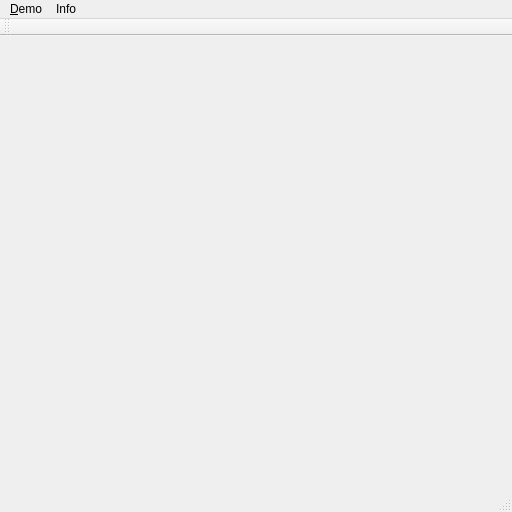
<?xml version="1.0" encoding="UTF-8"?>
<ui version="4.0">
 <class>MainWindow</class>
 <widget class="QMainWindow" name="MainWindow">
  <property name="geometry">
   <rect>
    <x>0</x>
    <y>0</y>
    <width>512</width>
    <height>512</height>
   </rect>
  </property>
  <property name="sizePolicy">
   <sizepolicy hsizetype="Expanding" vsizetype="Expanding">
    <horstretch>0</horstretch>
    <verstretch>0</verstretch>
   </sizepolicy>
  </property>
  <property name="windowTitle">
   <string>Hello OpenGL ...</string>
  </property>
  <widget class="QMenuBar" name="menuBar">
   <property name="geometry">
    <rect>
     <x>0</x>
     <y>0</y>
     <width>512</width>
     <height>22</height>
    </rect>
   </property>
   <widget class="QMenu" name="menuInfo">
    <property name="title">
     <string>Info</string>
    </property>
    <addaction name="action_Version_OpenGL"/>
   </widget>
   <widget class="QMenu" name="menu_Demo">
    <property name="title">
     <string>&amp;Demo</string>
    </property>
    <addaction name="actionHello_clear"/>
    <addaction name="actionHello_triangle"/>
    <addaction name="actionHello_camera"/>
    <addaction name="actionUV_spheres"/>
    <addaction name="actionICO_spheres"/>
    <addaction name="actionDiffuse_light"/>
    <addaction name="actionApprox_err"/>
    <addaction name="actionCalcul"/>
   </widget>
   <addaction name="menu_Demo"/>
   <addaction name="menuInfo"/>
  </widget>
  <widget class="QToolBar" name="mainToolBar">
   <attribute name="toolBarArea">
    <enum>TopToolBarArea</enum>
   </attribute>
   <attribute name="toolBarBreak">
    <bool>false</bool>
   </attribute>
  </widget>
  <widget class="QStatusBar" name="statusBar"/>
  <action name="action_Version_OpenGL">
   <property name="text">
    <string>&amp;Version OpenGL</string>
   </property>
  </action>
  <action name="actionHello_triangle">
   <property name="text">
    <string>Hello triangle ...</string>
   </property>
  </action>
  <action name="actionHello_camera">
   <property name="text">
    <string>Hello camera ...</string>
   </property>
  </action>
  <action name="actionUV_spheres">
   <property name="text">
    <string>UV spheres ...</string>
   </property>
  </action>
  <action name="actionICO_spheres">
   <property name="text">
    <string>ICO spheres ...</string>
   </property>
  </action>
  <action name="actionDiffuse_light">
   <property name="text">
    <string>Diffuse Light ...</string>
   </property>
  </action>
  <action name="actionApprox_err">
   <property name="text">
    <string>Approx err ...</string>
   </property>
  </action>
  <action name="actionCalcul">
   <property name="text">
    <string>Calcul ...</string>
   </property>
  </action>
  <action name="actionHello_clear">
   <property name="text">
    <string>Hello clear ...</string>
   </property>
  </action>
 </widget>
 <resources/>
 <connections/>
</ui>
